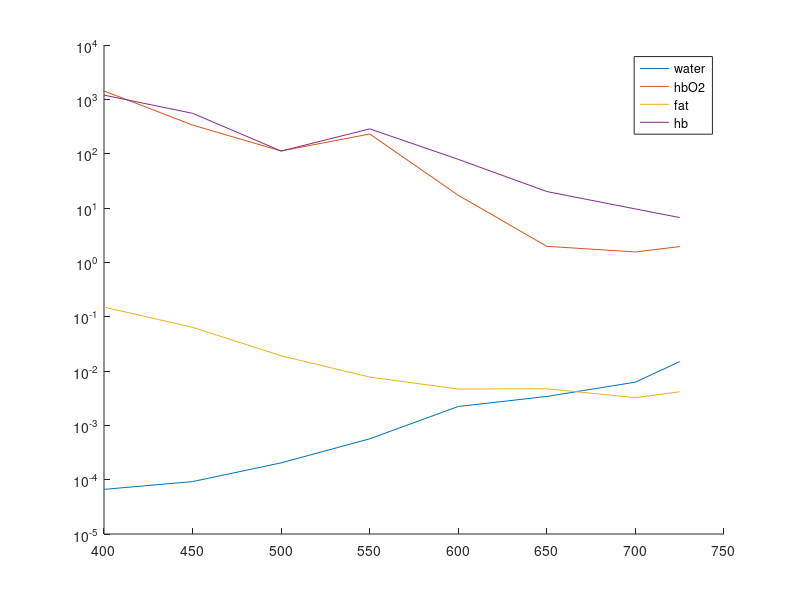

MATLAB code to generate this figure: (Note: this script raises an error after producing the figure.)
clear all 
close all
nmLIB = [400 450 500 550 600 650 700 725];
muawater = [0.0000663,0.0000922,0.000204,0.000565,0.002224,0.0034,0.00624,0.01489];
muadeoxy = [223296 103292 20862 53412 14677.2 3750.12 1794.28 1244.44]; 
muaoxy = [266232 62816	20932.8	43016 3200	368 290	364];
muafat = [15 6.375 1.906 0.773 0.466 0.471 0.323 0.415];
muafat = muafat./100;


%get absorption from extrinction
l = length(nmLIB);
for freq = 1:l
    muadeoxy(freq) = 2.303 * muadeoxy(freq) * 150 / 64500;
    muaoxy(freq) = 2.303 * muaoxy(freq) * 150 / 64500;
end

save spectralLIBv2.mat muawater muafat muadeoxy muaoxy nmLIB 

hold on
plot(nmLIB,muawater,'DisplayName','water');
plot(nmLIB,muaoxy,'DisplayName','hbO2');
plot(nmLIB,muafat,'DisplayName','fat');
plot(nmLIB,muadeoxy,'DisplayName','hb');
legend()
set(gca, 'YScale', 'log')
hold off



load spectralLIB

figure
hold on
plot(nmLIB,muawater,'DisplayName','water');
plot(nmLIB,muaoxy,'DisplayName','hbO2');
plot(nmLIB,muafat,'DisplayName','fat');
plot(nmLIB,muadeoxy,'DisplayName','hb');
legend()
set(gca, 'YScale', 'log')
hold off


nmLIB = [470 530 660 770 810 940 1020 1050];
muawater = [2.47E-05, 3.20E-05, 0.00032, 0.0019858, 0.026737, 0.036, 0.052, 0.0885];
muaoxy = [17.05, 20.91, 0.15, 0.3, 0.4, 0.65, 0.61, 0.49];
muadeoxy = [8.29, 17.82, 1.64, 0.73, 0.45, 0.43, 0.28, 0.22];
muafat = [0.076, 0.073, 0.065, 0.110, 0.138, 0.144, 0.016, 0.157];

muawater = muawater.*10;
muaoxy = muaoxy.*10;
muadeoxy = muadeoxy.*10;
muafat = muafat.*10;



save spectralLIBv3.mat muawater muafat muadeoxy muaoxy nmLIB 

figure
hold on
plot(nmLIB,muawater,'DisplayName','water');
plot(nmLIB,muaoxy,'DisplayName','hbO2');
plot(nmLIB,muafat,'DisplayName','fat');
plot(nmLIB,muadeoxy,'DisplayName','hb');
legend()
set(gca, 'YScale', 'log')
hold off
